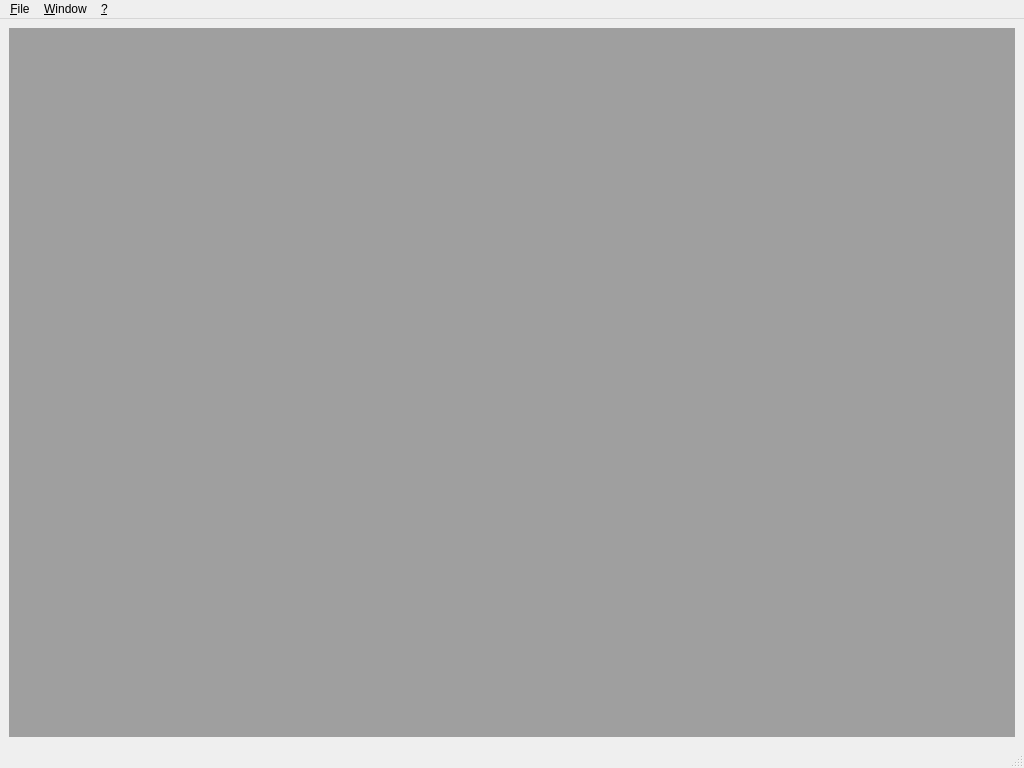
<?xml version="1.0" encoding="UTF-8"?>
<ui version="4.0">
 <class>QMscMainWindow</class>
 <widget class="QMainWindow" name="QMscMainWindow">
  <property name="geometry">
   <rect>
    <x>0</x>
    <y>0</y>
    <width>1024</width>
    <height>768</height>
   </rect>
  </property>
  <property name="windowTitle">
   <string>QMSC</string>
  </property>
  <widget class="QWidget" name="centralwidget">
   <layout class="QVBoxLayout" name="verticalLayout">
    <item>
     <widget class="QMdiArea" name="mdiArea">
      <property name="sizePolicy">
       <sizepolicy hsizetype="Expanding" vsizetype="Expanding">
        <horstretch>0</horstretch>
        <verstretch>0</verstretch>
       </sizepolicy>
      </property>
      <property name="viewMode">
       <enum>QMdiArea::ViewMode::TabbedView</enum>
      </property>
      <property name="tabsClosable">
       <bool>true</bool>
      </property>
      <property name="tabsMovable">
       <bool>true</bool>
      </property>
     </widget>
    </item>
   </layout>
  </widget>
  <widget class="QMenuBar" name="menubar">
   <property name="geometry">
    <rect>
     <x>0</x>
     <y>0</y>
     <width>1024</width>
     <height>22</height>
    </rect>
   </property>
   <widget class="QMenu" name="menu_File">
    <property name="title">
     <string>&amp;File</string>
    </property>
    <widget class="QMenu" name="menu_Recent_Files">
     <property name="title">
      <string>&amp;Recent Files</string>
     </property>
     <addaction name="actionExamples"/>
     <addaction name="separator"/>
     <addaction name="actionRecent"/>
     <addaction name="separator"/>
    </widget>
    <addaction name="action_New"/>
    <addaction name="action_Open"/>
    <addaction name="menu_Recent_Files"/>
    <addaction name="action_Save"/>
    <addaction name="action_Save_As"/>
   </widget>
   <widget class="QMenu" name="menu_Window">
    <property name="title">
     <string>&amp;Window</string>
    </property>
    <addaction name="action_Cascade"/>
    <addaction name="action_Tile"/>
    <addaction name="separator"/>
    <addaction name="action_Debug"/>
    <addaction name="action_Lock_Instances"/>
    <addaction name="action_Center_Msc"/>
   </widget>
   <widget class="QMenu" name="menu_Help">
    <property name="title">
     <string>&amp;?</string>
    </property>
    <addaction name="action_Settings"/>
    <addaction name="action_About"/>
   </widget>
   <addaction name="menu_File"/>
   <addaction name="menu_Window"/>
   <addaction name="menu_Help"/>
  </widget>
  <widget class="QStatusBar" name="statusbar"/>
  <action name="action_New">
   <property name="text">
    <string>&amp;New</string>
   </property>
   <property name="shortcut">
    <string>Ctrl+N</string>
   </property>
  </action>
  <action name="action_Cascade">
   <property name="text">
    <string>&amp;Cascade</string>
   </property>
  </action>
  <action name="action_Tile">
   <property name="text">
    <string>&amp;Tile</string>
   </property>
  </action>
  <action name="action_Open">
   <property name="text">
    <string>&amp;Open</string>
   </property>
   <property name="shortcut">
    <string>Ctrl+O</string>
   </property>
  </action>
  <action name="action_Save">
   <property name="enabled">
    <bool>false</bool>
   </property>
   <property name="text">
    <string>&amp;Save</string>
   </property>
   <property name="shortcut">
    <string>Ctrl+S</string>
   </property>
  </action>
  <action name="action_Save_As">
   <property name="enabled">
    <bool>false</bool>
   </property>
   <property name="text">
    <string>Save &amp;As...</string>
   </property>
   <property name="shortcut">
    <string>Ctrl+Shift+S</string>
   </property>
  </action>
  <action name="action_Debug">
   <property name="checkable">
    <bool>true</bool>
   </property>
   <property name="enabled">
    <bool>false</bool>
   </property>
   <property name="text">
    <string>&amp;Debug</string>
   </property>
  </action>
  <action name="action_About">
   <property name="text">
    <string>&amp;About</string>
   </property>
  </action>
  <action name="action_Lock_Instances">
   <property name="checkable">
    <bool>true</bool>
   </property>
   <property name="checked">
    <bool>true</bool>
   </property>
   <property name="enabled">
    <bool>false</bool>
   </property>
   <property name="text">
    <string>&amp;Lock Instances</string>
   </property>
  </action>
  <action name="action_Center_Msc">
   <property name="checkable">
    <bool>true</bool>
   </property>
   <property name="enabled">
    <bool>false</bool>
   </property>
   <property name="text">
    <string>&amp;Center Msc</string>
   </property>
  </action>
  <action name="action_Settings">
   <property name="text">
    <string>&amp;Settings</string>
   </property>
  </action>
  <action name="actionExamples">
   <property name="enabled">
    <bool>false</bool>
   </property>
   <property name="text">
    <string>Examples</string>
   </property>
   <property name="font">
    <font>
     <bold>true</bold>
     <underline>true</underline>
    </font>
   </property>
  </action>
  <action name="actionRecent">
   <property name="enabled">
    <bool>false</bool>
   </property>
   <property name="text">
    <string>Recent</string>
   </property>
   <property name="font">
    <font>
     <bold>true</bold>
     <underline>true</underline>
    </font>
   </property>
  </action>
 </widget>
 <resources/>
 <connections/>
</ui>
